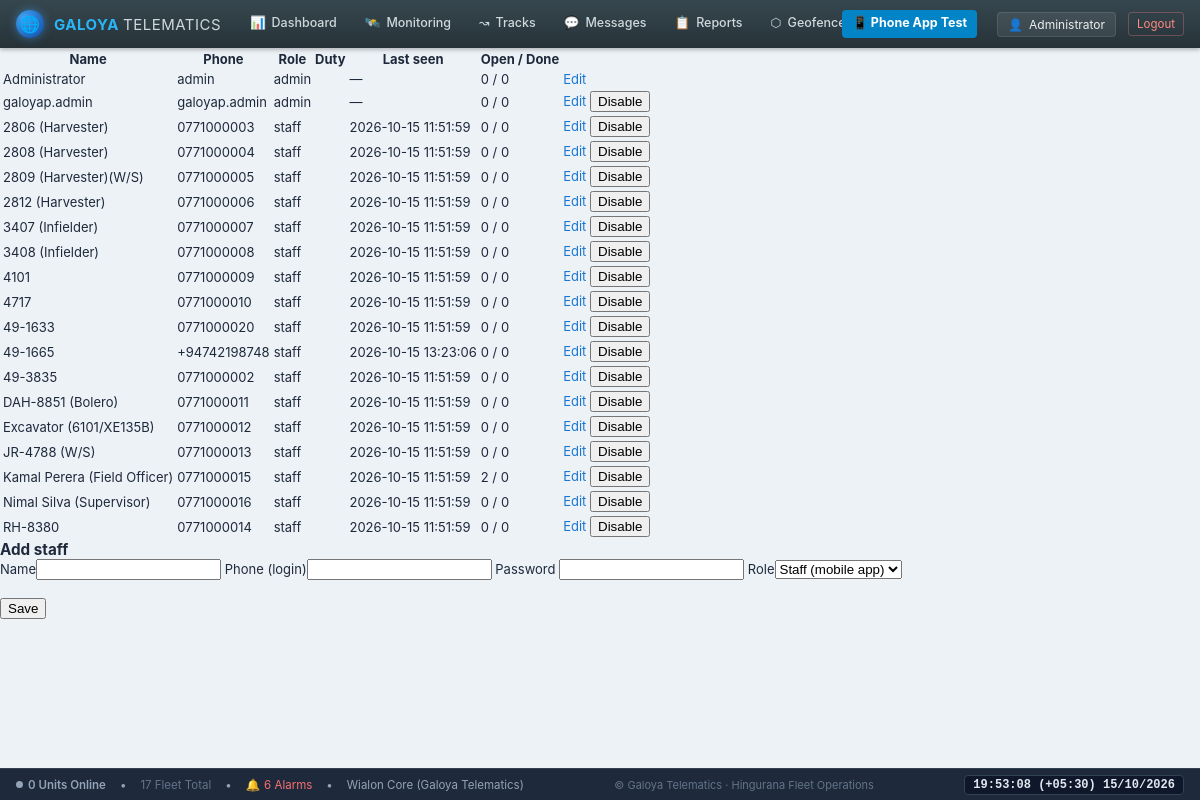
The page /backend/admin/staff.php (signed in) on the database its author committed.
### tables this page shows
CREATE TABLE IF NOT EXISTS `users` (
  `id` int(11) NOT NULL AUTO_INCREMENT,
  `name` varchar(120) NOT NULL,
  `code` varchar(50) DEFAULT NULL,
  `unit_type` enum('staff','tractor','harvester','infielder','vehicle','excavator') NOT NULL DEFAULT 'staff',
  `operation_mode` enum('light','standard','custom') NOT NULL DEFAULT 'standard',
  `phone` varchar(30) NOT NULL,
  `password_hash` varchar(255) NOT NULL,
  `role` enum('admin','staff') NOT NULL DEFAULT 'staff',
  `active` tinyint(1) NOT NULL DEFAULT 1,
  `on_duty` tinyint(1) NOT NULL DEFAULT 0,
  `last_lat` decimal(10,7) DEFAULT NULL,
  `last_lng` decimal(10,7) DEFAULT NULL,
  `last_battery` tinyint(4) DEFAULT NULL,
  `speed` float NOT NULL DEFAULT 0,
  `ignition` tinyint(1) NOT NULL DEFAULT 0,
  `motion_state` enum('moving','stationary','idle','offline') NOT NULL DEFAULT 'offline',
  `sos_active` tinyint(1) NOT NULL DEFAULT 0,
  `last_seen` datetime DEFAULT NULL,
  `created_at` datetime NOT NULL DEFAULT current_timestamp(),
  `device_type` varchar(100) NOT NULL DEFAULT 'Teltonika FMB125',
  `server_address` varchar(150) NOT NULL DEFAULT 'nl.gpsgsm.org:21448',
  `unique_id` varchar(100) DEFAULT NULL,
  `icon_key` varchar(50) NOT NULL DEFAULT 'tractor_blue',
  `mileage_val` float NOT NULL DEFAULT 0,
  `engine_hours_val` float NOT NULL DEFAULT 0,
  `gprs_traffic_val` int(11) NOT NULL DEFAULT 0,
  `consumption_rate` float NOT NULL DEFAULT 10,
  `speed_limit` int(11) NOT NULL DEFAULT 60,
  `sensors_json` longtext DEFAULT NULL,
  `properties_json` longtext DEFAULT NULL,
  PRIMARY KEY (`id`),
  UNIQUE KEY `phone` (`phone`)
);

### backend/bootstrap.php (called while the page is built, shortened)
<?php
$CONFIG = require __DIR__ . '/config.php';
function db(): PDO {
    static $pdo = null;
    global $CONFIG;
    if ($pdo === null) {
        try {
            $pdo = new PDO(
                "mysql:host={$CONFIG['db_host']};dbname={$CONFIG['db_name']};charset=utf8mb4",
                $CONFIG['db_user'], $CONFIG['db_pass'],
                [PDO::ATTR_ERRMODE => PDO::ERRMODE_EXCEPTION, PDO::ATTR_DEFAULT_FETCH_MODE => PDO::FETCH_ASSOC]
            );
            $pdo->exec("SET time_zone = '" . date('P') . "'");
        } catch (PDOException $e) {
            http_response_code(500);
            echo "<!doctype html><html><head><meta charset='utf-8'><title>Database Error</title></head><body style='font-family:-apple-system,sans-serif;background:#0f172a;color:#f8fafc;padding:40px;display:flex;justify-content:center'>";
            echo "<div style='max-width:580px;background:#1e293b;border:1px solid #ef4444;border-radius:12px;padding:24px;box-shadow:0 10px 30px rgba(0,0,0,0.5)'>";
            echo "<h2 style='color:#f87171;margin-top:0'>⚠️ Database Connection Error</h2>";
            echo "<p>Could not connect to database <strong>" . htmlspecialchars($CONFIG['db_name']) . "</strong> with user <strong>" . htmlspecialchars($CONFIG['db_user']) . "</strong>.</p>";
            echo "<div style='background:#0f172a;padding:12px;border-radius:6px;border-left:4px solid #ef4444;font-family:monospace;font-size:12px;color:#fca5a5;word-break:break-all'>" . htmlspecialchars($e->getMessage()) . "</div>";
            echo "<h4 style='margin-top:20px;color:#38bdf8'>How to fix in cPanel:</h4>";
            echo "<ol style='font-size:13px;line-height:1.6;color:#cbd5e1'>";
            echo "<li>Open <strong>cPanel &rarr; MySQL Databases</strong>.</li>";
            echo "<li>Check that database <code>" . htmlspecialchars($CONFIG['db_name']) . "</code> exists.</li>";
            echo "<li>Check that user <code>" . htmlspecialchars($CONFIG['db_user']) . "</code> is added to <code>" . htmlspecialchars($CONFIG['db_name']) . "</code> with <strong>ALL PRIVILEGES</strong>.</li>";
            echo "<li>Open <strong>phpMyAdmin</strong> and import <code>database_setup.sql</code>.</li>";
            echo "</ol>";
            echo "</div></body></html>";
            exit;
        }
    }
    return $pdo;
}
function q(string $sql, array $p = []): PDOStatement {
    $st = db()->prepare($sql);
    $st->execute($p);
    return $st;
}
function h($s): string { return htmlspecialchars((string)$s, ENT_QUOTES, 'UTF-8'); }

### backend/config.php (called while the page is built)
<?php
return [
    'db_host' => 'localhost',
    'db_name' => 'galoya5_track',
    'db_user' => 'galoya5_viraj',
    'db_pass' => 'gopl@#$1809',
    'map_provider' => 'osm',
    'google_maps_key' => '',
    'map_center' => [7.2050, 81.6580],
    'map_zoom' => 12,
    'timezone' => 'Asia/Colombo',
    'upload_dir' => __DIR__ . '/uploads',
    'upload_url' => 'uploads',
    'max_photo_mb' => 8,
    'offline_after_min' => 5,
];

### backend/admin/staff.php (the view, shortened to what this page needs)
<?php
require __DIR__ . '/_common.php';
$me = require_admin();
$edit = isset($_GET['edit']) ? q('SELECT * FROM users WHERE id=?', [(int)$_GET['edit']])->fetch() : null;
$users = q("SELECT u.*,
   (SELECT COUNT(*) FROM tasks WHERE assigned_to=u.id AND status='done') done,
   (SELECT COUNT(*) FROM tasks WHERE assigned_to=u.id AND status IN ('pending','in_progress')) open
   FROM users u ORDER BY u.role, u.name")->fetchAll();
layout_start('Staff', 'staff.php');
?>
<div class="grid" style="grid-template-columns:1fr 340px;align-items:start">
<div class="card">
<table><thead><tr><th>Name</th><th>Phone</th><th>Role</th><th>Duty</th><th>Last seen</th><th>Open / Done</th><th></th></tr></thead><tbody>
<?php foreach ($users as $u): ?>
<tr style="<?= $u['active'] ? '' : 'opacity:.45' ?>">
  <td><?= h($u['name']) ?></td><td><?= h($u['phone']) ?></td><td><?= h($u['role']) ?></td>
  <td><span class="dot <?= $u['on_duty'] ? 'on' : 'off' ?>" style="display:inline-block"></span></td>
  <td class="mut"><?= h($u['last_seen'] ?? '—') ?></td>
  <td><?= (int)$u['open'] ?> / <?= (int)$u['done'] ?></td>
  <td style="white-space:nowrap">
    <a class="btn ghost sm" href="?edit=<?= $u['id'] ?>">Edit</a>
    <?php if ($u['id'] != $me['id']): ?>
    <form method="post" style="display:inline"><?= csrf_field() ?><input type="hidden" name="act" value="toggle"><input type="hidden" name="id" value="<?= $u['id'] ?>">
      <button class="btn sm <?= $u['active'] ? 'red' : '' ?>"><?= $u['active'] ? 'Disable' : 'Enable' ?></button></form>
    <?php endif; ?>
  </td></tr>
<?php endforeach; ?>
</tbody></table></div>
<form method="post" class="card" id="staff-form">
  <h3 style="margin:0"><?= $edit ? 'Edit staff' : 'Add staff' ?></h3>
  <label>Name</label><input name="name" required value="<?= h($edit['name'] ?? '') ?>">
  <label>Phone (login)</label><input name="phone" required value="<?= h($edit['phone'] ?? '') ?>">
  <label>Password <?= $edit ? '<span class="mut">(leave blank to keep)</span>' : '' ?></label><input name="password" type="password" <?= $edit ? '' : 'required' ?>>
  <label>Role</label><select name="role"><option value="staff">Staff (mobile app)</option><option value="admin" <?= ($edit['role'] ?? '') === 'admin' ? 'selected' : '' ?>>Admin (web)</option></select>
  <div class="row" style="margin-top:18px"><button class="btn" id="save-staff">Save</button><?php if ($edit): ?><a class="btn ghost" href="staff.php">Cancel</a><?php endif; ?></div>
</form>
</div>
<?php layout_end();

### backend/admin/_common.php (shortened to what this page needs)
<?php
require_once __DIR__ . '/../bootstrap.php';
function admin(): ?array {
    return q("SELECT * FROM users WHERE id=? AND role='admin' AND active=1", [$_SESSION['admin_id']])->fetch() ?: null;
}
function require_admin(): array {
    $a = admin();
    return $a;
}
function layout_start(string $title, string $active, bool $map = false): void {
    $a = require_admin();
    $task_count = 0;
    try {
        $task_count = (int)q("SELECT COUNT(*) FROM tasks WHERE status IN ('pending', 'in_progress')")->fetchColumn();
    } catch (Throwable $e) {}
    $unread_notifs = 0;
    try {
        $unread_notifs = (int)q("SELECT COUNT(*) FROM notifications WHERE is_read=0")->fetchColumn();
    } catch (Throwable $e) {}
    $nav = [
        'dashboard.php'     => ['Dashboard', '📊'],
        'index.php'         => ['Monitoring', '🛰️'],
        'history.php'       => ['Tracks', '↝'],
        'messages.php'      => ['Messages', '💬'],
        'reports.php'       => ['Reports', '📋'],
        'geofences.php'     => ['Geofences', '⬡'],
        'drivers.php'       => ['Drivers', '👨‍✈️'],
        'notifications.php' => ['Notifications', '🔔', $unread_notifs > 0 ? $unread_notifs : null],
        'units.php'         => ['Units', '🚜'],
        'tasks.php'         => ['Tasks', '✓', $task_count > 0 ? $task_count : null],
        'settings.php'      => ['Settings', '⚙️'],
    ];
    ?><!doctype html>
<html lang="en">
<head>
  <link rel="stylesheet" href="assets/style.css">
</head>
<body>
  <header class="w-topbar">
    <div class="w-brand">
      <div class="globe-icon">🌐</div>
      <div>
        <span style="color:#29b6f6">GALOYA</span> <span style="font-weight:400;color:#cfd8dc">TELEMATICS</span>
      </div>
    </div>
    <nav class="w-nav">
      <?php foreach ($nav as $file => $item):
        $label = $item[0];
        $icon  = $item[1];
        $isActive = ($active === $file) || ($file === 'units.php' && $active === 'staff.php');
      ?>
        <a href="<?= $file ?>" class="w-tab <?= $isActive ? 'active' : '' ?>">
          <span><?= $icon ?></span>
          <span><?= h($label) ?></span>
        </a>
      <?php endforeach; ?>
    </nav>
    <div class="w-user">
      <a href="../app/" target="_blank" class="w-tab" style="background:#0284c7;color:#fff;border-radius:4px;padding:4px 10px;height:28px;margin-right:8px;font-weight:700" title="Test Mobile Phone App on Laptop">📱 Phone App Test</a>
      <div class="user-badge">
        <span>👤</span>
        <span><?= h($a['name'] ?? 'galoyap.admin') ?></span>
      </div>
      <a href="logout.php" class="logout-link">Logout</a>
    </div>
  </header>
  <main class="w-content">
<?php
}
function layout_end(): void {
    global $CONFIG;
    $off_min = (int)($CONFIG['offline_after_min'] ?? 10);
    $online_units = 0;
    $total_units = 0;
    $unread_notifs = 0;
    try {
        $total_units = (int)q("SELECT COUNT(*) FROM users WHERE role='staff' AND active=1")->fetchColumn();
        $online_units = (int)q("SELECT COUNT(*) FROM users WHERE role='staff' AND active=1 AND last_seen >= DATE_SUB(NOW(), INTERVAL ? MINUTE)", [$off_min])->fetchColumn();
        $unread_notifs = (int)q("SELECT COUNT(*) FROM notifications WHERE is_read=0")->fetchColumn();
    } catch (Throwable $e) {}
    ?>
  </main>
  <footer class="w-statusbar" style="display:flex;align-items:center;justify-content:space-between;padding:0 16px;height:32px;background:#1e293b;color:#94a3b8;font-size:11.5px;border-top:1px solid #334155;z-index:900">
    <div class="w-statusbar-left" style="display:flex;align-items:center;gap:14px">
      <span style="display:inline-flex;align-items:center;gap:5px;color:<?= $online_units > 0 ? '#22c55e' : '#94a3b8' ?>;font-weight:600">
        <span id="w-online-dot" style="width:7px;height:7px;border-radius:50%;background:<?= $online_units > 0 ? '#22c55e' : '#94a3b8' ?>;box-shadow:<?= $online_units > 0 ? '0 0 6px #22c55e' : 'none' ?>;display:inline-block"></span>
        <span id="w-online-units-count"><?= $online_units ?> <?= $online_units === 1 ? 'Unit' : 'Units' ?> Online</span>
      </span>
      <span>•</span>
      <span style="color:#64748b"><?= $total_units ?> Fleet Total</span>
      <span>•</span>
      <a href="notifications.php" style="color:<?= $unread_notifs > 0 ? '#f87171' : '#94a3b8' ?>;text-decoration:none;display:inline-flex;align-items:center;gap:4px">
        <span>🔔</span> <span><?= $unread_notifs ?> Alarms</span>
      </a>
      <span>•</span>
      <span title="Telematics Engine">Wialon Core (Galoya Telematics)</span>
    </div>
    <div style="font-size:11px;color:#64748b">
      © Galoya Telematics · Hingurana Fleet Operations
    </div>
    <div class="w-statusbar-right" style="display:flex;align-items:center;gap:10px">
      <span id="w-live-clock" style="font-family:monospace;font-weight:700;color:#e2e8f0;background:#0f172a;padding:2px 8px;border-radius:4px;border:1px solid #334155">
      </span>
    </div>
  </footer>
</body>
</html>
<?php
}

### backend/admin/assets/style.css (style rules this page uses)
:root { --bg: #edf2f7; --surface: #ffffff; --panel: #f8fafc; --header-bg: #2b394e; --header-txt: #e2e8f0; --primary: #1976d2; --primary-dark: #0d47a1; --primary-light: #42a5f5; --accent: #29b6f6; --border: #dbe3eb; --border-light: #edf2f7; --txt-main: #1e293b; --txt-muted: #64748b; --txt-subtle: #94a3b8; --online: #2e7d32; --offline: #94a3b8; --moving: #2e7d32; --moving-ign: #66bb6a; --stationary: #d32f2f; --stationary-ign: #f57c00; --idle: #ffa000; --healthy: #2e7d32; --attention: #f57c00; --unhealthy: #d32f2f; --radius: 6px; --shadow-sm: 0 1px 3px rgba(0,0,0,0.06), 0 1px 2px rgba(0,0,0,0.04); --shadow-md: 0 4px 6px -1px rgba(0,0,0,0.08), 0 2px 4px -1px rgba(0,0,0,0.05); --shadow-lg: 0 10px 15px -3px rgba(0,0,0,0.1), 0 4px 6px -2px rgba(0,0,0,0.05); }
* { box-sizing: border-box; }
body { margin: 0; padding: 0; font-family: -apple-system, BlinkMacSystemFont, "Segoe UI", Roboto, "Helvetica Neue", Arial, sans-serif; font-size: 13px; color: var(--txt-main); background: var(--bg); min-height: 100vh; display: flex; flex-direction: column; }
a { color: var(--primary); text-decoration: none; }
.w-topbar { background: linear-gradient(180deg, #37474f 0%, #263238 100%); color: #fff; height: 48px; display: flex; align-items: center; justify-content: space-between; padding: 0 16px; box-shadow: 0 2px 4px rgba(0,0,0,0.25); z-index: 1000; position: relative; }
.w-brand { display: flex; align-items: center; gap: 10px; font-weight: 700; font-size: 15px; letter-spacing: 0.5px; color: #fff; min-width: 220px; }
.w-brand .globe-icon { width: 28px; height: 28px; border-radius: 50%; background: radial-gradient(circle at 30% 30%, #42a5f5, #0d47a1); display: flex; align-items: center; justify-content: center; box-shadow: 0 0 10px rgba(66, 165, 245, 0.5); font-size: 16px; }
.w-nav { display: flex; align-items: center; height: 100%; overflow-x: auto; scrollbar-width: none; }
.w-tab { display: flex; align-items: center; gap: 6px; padding: 0 14px; height: 100%; color: #cfd8dc; font-size: 12.5px; font-weight: 500; text-decoration: none; border-bottom: 3px solid transparent; transition: all 0.15s ease; white-space: nowrap; }
.w-user { display: flex; align-items: center; gap: 12px; font-size: 12px; color: #b0bec5; white-space: nowrap; }
.w-user .user-badge { display: flex; align-items: center; gap: 6px; background: rgba(255,255,255,0.08); padding: 4px 10px; border-radius: 4px; color: #eceff1; border: 1px solid rgba(255,255,255,0.1); }
.w-user a.logout-link { color: #ff8a80; font-size: 11.5px; text-decoration: none; padding: 4px 8px; border-radius: 3px; border: 1px solid rgba(255,138,128,0.3); }
.w-content { flex: 1; display: flex; flex-direction: column; overflow: hidden; position: relative; }
.w-statusbar { height: 28px; background: #cfd8dc; border-top: 1px solid #b0bec5; color: #37474f; display: flex; align-items: center; justify-content: space-between; padding: 0 14px; font-size: 11.5px; z-index: 1000; user-select: none; }
.w-statusbar-left { display: flex; align-items: center; gap: 12px; }
.w-statusbar-right { display: flex; align-items: center; gap: 14px; font-family: monospace; font-size: 12px; font-weight: 600; color: #263238; }

### rows shown on the page
users: name "Administrator", phone "admin", role "admin", last_seen "—", open "0", done "0"
users: name "galoyap.admin", phone "galoyap.admin", role "admin", last_seen "—", open "0", done "0", active "Disable"
users: name "2806 (Harvester)", phone "0771000003", role "staff", last_seen "2026-10-15 11:51:59", open "0", done "0", active "Disable"
users: name "2808 (Harvester)", phone "0771000004", role "staff", last_seen "2026-10-15 11:51:59", open "0", done "0", active "Disable"
users: name "2809 (Harvester)(W/S)", phone "0771000005", role "staff", last_seen "2026-10-15 11:51:59", open "0", done "0", active "Disable"
users: name "2812 (Harvester)", phone "0771000006", role "staff", last_seen "2026-10-15 11:51:59", open "0", done "0", active "Disable"
users: name "3407 (Infielder)", phone "0771000007", role "staff", last_seen "2026-10-15 11:51:59", open "0", done "0", active "Disable"
users: name "3408 (Infielder)", phone "0771000008", role "staff", last_seen "2026-10-15 11:51:59", open "0", done "0", active "Disable"
users: name "4101", phone "0771000009", role "staff", last_seen "2026-10-15 11:51:59", open "0", done "0", active "Disable"
users: name "4717", phone "0771000010", role "staff", last_seen "2026-10-15 11:51:59", open "0", done "0", active "Disable"
users: name "49-1633", phone "0771000020", role "staff", last_seen "2026-10-15 11:51:59", open "0", done "0", active "Disable"
users: name "49-1665", phone "+94742198748", role "staff", last_seen "2026-10-15 13:23:06", open "0", done "0", active "Disable"
users: name "49-3835", phone "0771000002", role "staff", last_seen "2026-10-15 11:51:59", open "0", done "0", active "Disable"
users: name "DAH-8851 (Bolero)", phone "0771000011", role "staff", last_seen "2026-10-15 11:51:59", open "0", done "0", active "Disable"
users: name "Excavator (6101/XE135B)", phone "0771000012", role "staff", last_seen "2026-10-15 11:51:59", open "0", done "0", active "Disable"
users: name "JR-4788 (W/S)", phone "0771000013", role "staff", last_seen "2026-10-15 11:51:59", open "0", done "0", active "Disable"
users: name "Kamal Perera (Field Officer)", phone "0771000015", role "staff", last_seen "2026-10-15 11:51:59", open "2", done "0", active "Disable"
users: name "Nimal Silva (Supervisor)", phone "0771000016", role "staff", last_seen "2026-10-15 11:51:59", open "0", done "0", active "Disable"
users: name "RH-8380", phone "0771000014", role "staff", last_seen "2026-10-15 11:51:59", open "0", done "0", active "Disable"

### other values the page prints
$icon "📊"
$label "Dashboard"
$icon "🛰️"
$label "Monitoring"
$icon "↝"
$label "Tracks"
$icon "💬"
$label "Messages"
$icon "📋"
$label "Reports"
$icon "⬡"
$online_units "0"
$total_units "17"
$unread_notifs "6"
